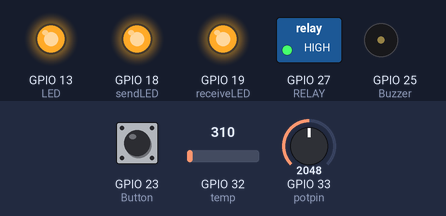
This sketch was run on a simulated ESP32. On the bench: switched loads named in the sketch (green lamp = pin HIGH), output pins drawn as LEDs (lit = HIGH), buzzer (waves = sounding). Inputs (shaded band) come from the test bench; at power-on: GPIO 33 (potpin) = 2048, GPIO 23 (Button) LOW, GPIO 32 (temp) = 310. WiFi joins after 1.5 s; servers stay silent unless stated; no MQTT or app messages arrive unless stated; what the sketch prints to the serial monitor is not drawn.

Above: at 2.7 s.
2.8 s: GPIO 33 (potpin) set to 249
13.1 s: GPIO 33 (potpin) set to 219
At 22.3 s:
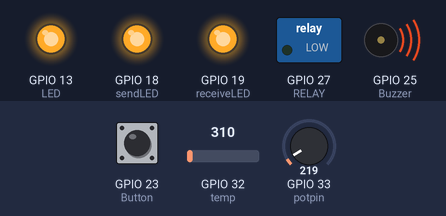
23.2 s: GPIO 33 (potpin) set to 491
At 31.78 s:
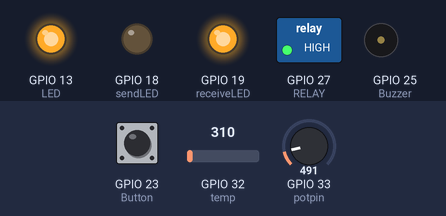
33.3 s: GPIO 33 (potpin) set to 110
At 41.84 s:
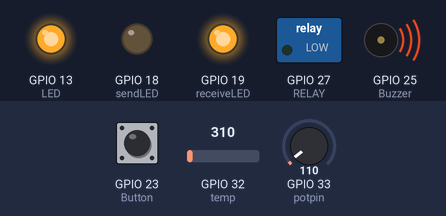
Timing chart, 0 to 43.4 s (numbered marks = the images above; inputs shaded):
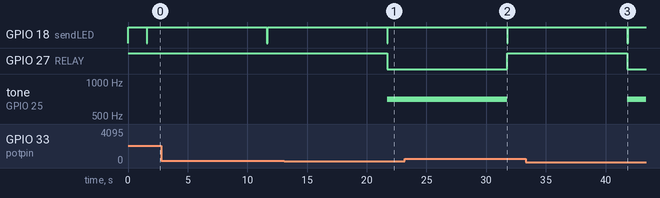

Measured:
- the behaviour switches between 238 and 237 on GPIO 33 (potpin) (found by bisection; images 0 and 1)
- after the input at 13.1 s, GPIO 27 (RELAY): HIGH → LOW after 8.6 s; tone on GPIO 25 (Buzzer): silent → 700 Hz after 8.6 s
- after the input at 23.2 s, GPIO 27 (RELAY): LOW → HIGH after 8.6 s; tone on GPIO 25 (Buzzer): 700 Hz → silent after 8.6 s
- after the input at 33.3 s, GPIO 27 (RELAY): HIGH → LOW after 8.5 s; tone on GPIO 25 (Buzzer): silent → 700 Hz after 8.5 s

The sketch:

irp3-greentemp.ino
```cpp
#include <WiFi.h>
#include <PubSubClient.h>
#include <ArduinoJson.h>
#include "credentials.h"
#include "parameters.h"
#include "profile.h"

/**** Define IO settings *******/
#define LED 13
#define sendLED 18
#define receiveLED 19
#define temp 32
#define PB 0
#define RELAY 27
#define potpin 33
#define Buzzer 25
#define Button 23

/**** Global variables *****/
float Threshold;
long timer;
int buttonstate;
char publish_topic[maxtopiclength];
char subscribe_topic[maxtopiclength];


/**** WIFI and MQTT Client Initialise ********/
WiFiClient espClient;
PubSubClient client(espClient);


void setup() {

  pinMode(LED, OUTPUT);
  pinMode(sendLED, OUTPUT);
  pinMode(receiveLED, OUTPUT);
  pinMode(temp, INPUT);
  pinMode(PB, INPUT);
  pinMode(RELAY, OUTPUT);
  pinMode(Buzzer, OUTPUT);
  pinMode(Button, INPUT);

  digitalWrite(RELAY, HIGH);                // initialise RELAY pin HIGH; relay not energised
  digitalWrite(LED, HIGH);                  // turn LED off
  digitalWrite(sendLED, HIGH);
  digitalWrite(receiveLED, HIGH);

  Serial.begin(115200);
  timer= millis();                          // initialise timer
  while (!Serial) delay(1);
  set_topics();

  #ifdef Ubidots                            // Read 'profile.h' on #ifdef
     setup_wifi();
     client.setServer(mqtt_server, mqtt_port);
     client.setCallback(callback);
     client.setKeepAlive(keepalive);
  #endif
}

void loop() {

 #ifdef Ubidots                             // Read 'profile.h' on #ifdef
    if (!client.connected()) reconnect();
    client.loop();                          // for processing callback messages ie. subscribe messages
 #endif

 if (digitalRead(Button) == HIGH) //check if BYPASS BUTTON is pressed at any time
  {
    digitalWrite(RELAY, LOW);
    tone(Buzzer, 700);
    delay(10000);
    digitalWrite(RELAY, HIGH);
    noTone(Buzzer);
  }

 if (millis() > timer){                     // non-blocking delay check timer

  /*** read temp ***/
  float sensor = analogRead(temp)+ 150 ;   // Read Va binary code; compensate ESP32 ADC offset error, ~150
  Serial.print("Sense binary code:");
  Serial.print(sensor);

  sensor = sensor * 0.0008;               // Convert binary to voltage by x3.3/4095 ( = x0.0008)
  Serial.print(" / Sense Voltage Va (V):");
  Serial.print(sensor);
  Serial.print(" TEMP:");
  float tempoutput = (sensor - 0.4) / 0.02;
  Serial.print(tempoutput);

  Serial.print("Set temperature: ");
  float potsetting = (analogRead(potpin)- 280.78266) / 26.95652;
  Serial.print(potsetting);

  Threshold = potsetting;

  if (tempoutput > Threshold) //Check if temperature output is greater than threshold set by pot
  {
    Serial.println(" High temperature. Relay has been activated.");
    digitalWrite(RELAY, LOW);
    tone(Buzzer, 700);
  }


  else
  {
    digitalWrite(RELAY, HIGH);
    noTone(Buzzer);
  }


  DynamicJsonDocument doc(256);           // JSON format eg. {"obj1-label":value,"obj2-label":value,...}
  doc["dev"] = clientid;                  // first object eg. device name or id
  doc["Temperature"] = tempoutput;                    // second object eg. sense variable
  doc["SetTemperature"] = potsetting;

  char mqtt_message[256];
    serializeJson(doc,mqtt_message);

  #if defined(Ubidots) && defined(Publish)
    client.publish(publish_topic, mqtt_message, true);
    Serial.println("Message published ["+String(publish_topic)+"] - "+String(mqtt_message));
    digitalWrite (sendLED, LOW);
    delay(50);
    digitalWrite(sendLED, HIGH);
  #else
    Serial.println("JSON Message - "+String(mqtt_message));
  #endif

  timer = millis() + max(mintxinterval, 10000);   // non-blocking delay set next tx timer in ms
 }
}

/***** Call back Method for Receiving MQTT messages and Switching output ****/
void callback(char* topic, byte* payload, unsigned int length) {
  char p[length + 1];
  memcpy(p, payload, length);                     //copy incoming payload to p
  p[length] = NULL;
  float sub_payload = atof(p);                    //convert p to float sub_payload
  Serial.println("Message arrived ["+String(topic)+"]"+sub_payload);
  digitalWrite (receiveLED, LOW);
  delay(50);
  digitalWrite(receiveLED, HIGH);

  /* check incoming message */
    if( strcmp(topic,subscribe_topic) == 0){      //if incoming topic == subscribe_topic
     /* use of payload to define action */
      if (sub_payload < Threshold)
      {
      digitalWrite(RELAY, HIGH);
      }
      else
      {
      digitalWrite(RELAY, HIGH);
      }
    }
}

/************* Connect to WiFi ***********/
void setup_wifi() {
  delay(10);
  Serial.print("\nConnecting to ");
  Serial.println(ssid);

  WiFi.mode(WIFI_STA);
  WiFi.begin(ssid, password);

  while (WiFi.status() != WL_CONNECTED) {
    delay(500);
    Serial.print(".");
  }

  Serial.println("\nWiFi connected\nIP address: ");
  Serial.println(WiFi.localIP());
}

/************* Connect to MQTT Broker ***********/
void reconnect() {
  while (!client.connected()) {
    //Serial.print("Attempting MQTT connection...");
    // Attempt to connect
    if (client.connect(clientid, mqtt_username, mqtt_password)) {
      //Serial.println("connected");
       #if defined(Ubidots) && defined(Subscribe)
         client.subscribe(subscribe_topic);   // subscribe the topics here
       #endif
    } else {
      Serial.print("failed, rc=");
      Serial.print(client.state());
      Serial.println(" try again in 5 seconds");   // Wait 5 seconds before retrying
      delay(5000);
    }
  }
}

void set_topics(){
  sprintf(publish_topic, "/v1.6/devices/%s", clientid);
  sprintf(subscribe_topic, "/v1.6/devices/%s/%s/lv",lev2,lev3);
}
```

credentials.h
```cpp
/* Set WiFi Connection through the WIFI.h library
   for use with WiFi.begin() in setup_wifi() of ino
   see https://docs.espressif.com/projects/arduino-esp32/en/latest/api/wifi.html
*/
    #define ssid "********" //replace with your SSID
    #define password "********" //replace with your WiFi password

/* Set Ubidots Broker Connection Details
   for use with client.connect()
   see https://pubsubclient.knolleary.net/api
   see also https://help.ubidots.com/en/articles/570008-ubidots-mqtt-broker
*/

    #define mqtt_server "industrial.api.ubidots.com"
    #define mqtt_username "************************"   //ubidots token
    #define mqtt_password ""                                      //leave blank; ie. null
    #define mqtt_port 1883
```

parameters.h
```cpp
/*        Ubidots topic format
 publish : /v1.6/devices/clientid
 subscribe : /v1.6/devices/lev2/lev3/lv

 for use with set_topics() in ino
 see https://help.ubidots.com/en/articles/570008-ubidots-mqtt-broker

 for use with client.publish() and client.subscribe()
 see https://pubsubclient.knolleary.net/api
*/

     #define clientid "**************"    //  unique id of this device
     #define lev2 "************"                //  subscribing id of target device
     #define lev3 "Temperature"             //  subscribing variable of target device


/****** Others *******************/
     #define keepalive 60          // time in s
     #define mintxinterval 10000   // time in ms
     #define maxtopiclength 150    // set limit for length of topics
```

profile.h
```cpp
/* This header file contains macros for use with the #ifdef...#else... #endif directives in C
   for conditional compilations
   see https://gcc.gnu.org/onlinedocs/cpp/Ifdef.html
*/

    #define Ubidots             // uncomment to enable IoT connect to Ubidots
    #define Publish             // uncomment to enable device publish
    //#define Subscribe           // uncomment to enable device subscribe
```
